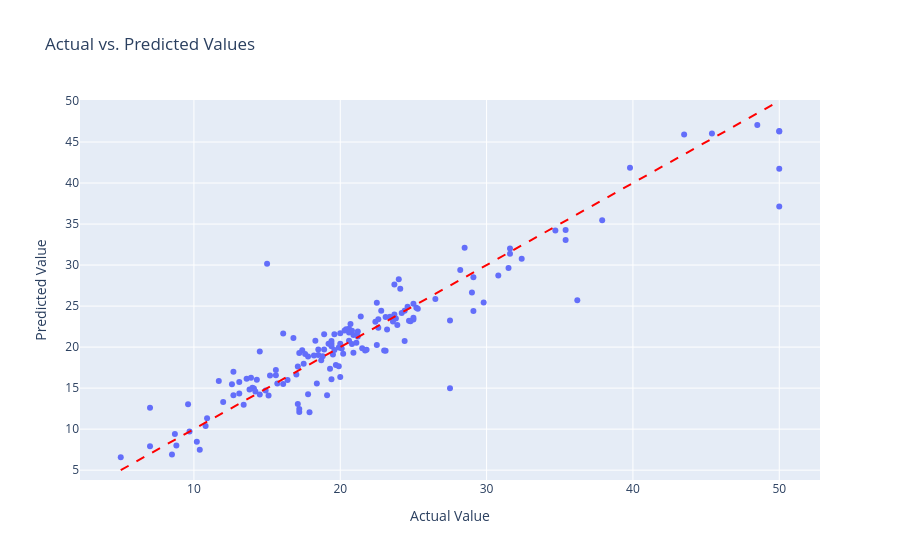

The notebook cell saved with this chart:
### Code cell
import plotly.graph_objects as go
df = pd.DataFrame({'Actual': ytest, 'Predicted': rf_pred})

# Create scatter plot of Actual vs Predicted
fig = px.scatter(df, x='Actual', y='Predicted', 
                 title='Actual vs. Predicted Values',
                 labels={'Actual': 'Actual Value', 'Predicted': 'Predicted Value'})

#Add diagonal line for perfect prediction reference
min_val = min(df['Actual'].min(), df['Predicted'].min())
max_val = max(df['Actual'].max(), df['Predicted'].max())
fig.add_shape(type="line", x0=min_val, y0=min_val, x1=max_val, y1=max_val,
              line=dict(color="Red", dash="dash"))

fig.show()

### Figure 1 — Plotly figure (JSON) as saved in the notebook; plotly's stock layout.template omitted (floating-point values rounded to 4 significant figures; data arrays with more than 128 entries replaced by an {"elided": "..."} marker saying what was removed)
{"data": [{"hovertemplate": "Actual Value=%{x}<br>Predicted Value=%{y}<extra></extra>", "legendgroup": "", "marker": {"color": "#636efa", "symbol": "circle"}, "mode": "markers", "name": "", "orientation": "v", "showlegend": false, "type": "scatter", "x": {"elided": "152 float values"}, "xaxis": "x", "y": {"elided": "152 float values"}, "yaxis": "y"}], "layout": {"legend": {"tracegroupgap": 0}, "shapes": [{"line": {"color": "Red", "dash": "dash"}, "type": "line", "x0": 5, "x1": 50, "y0": 5, "y1": 50}], "title": {"text": "Actual vs. Predicted Values"}, "xaxis": {"anchor": "y", "domain": [0, 1], "title": {"text": "Actual Value"}}, "yaxis": {"anchor": "x", "domain": [0, 1], "title": {"text": "Predicted Value"}}}}
